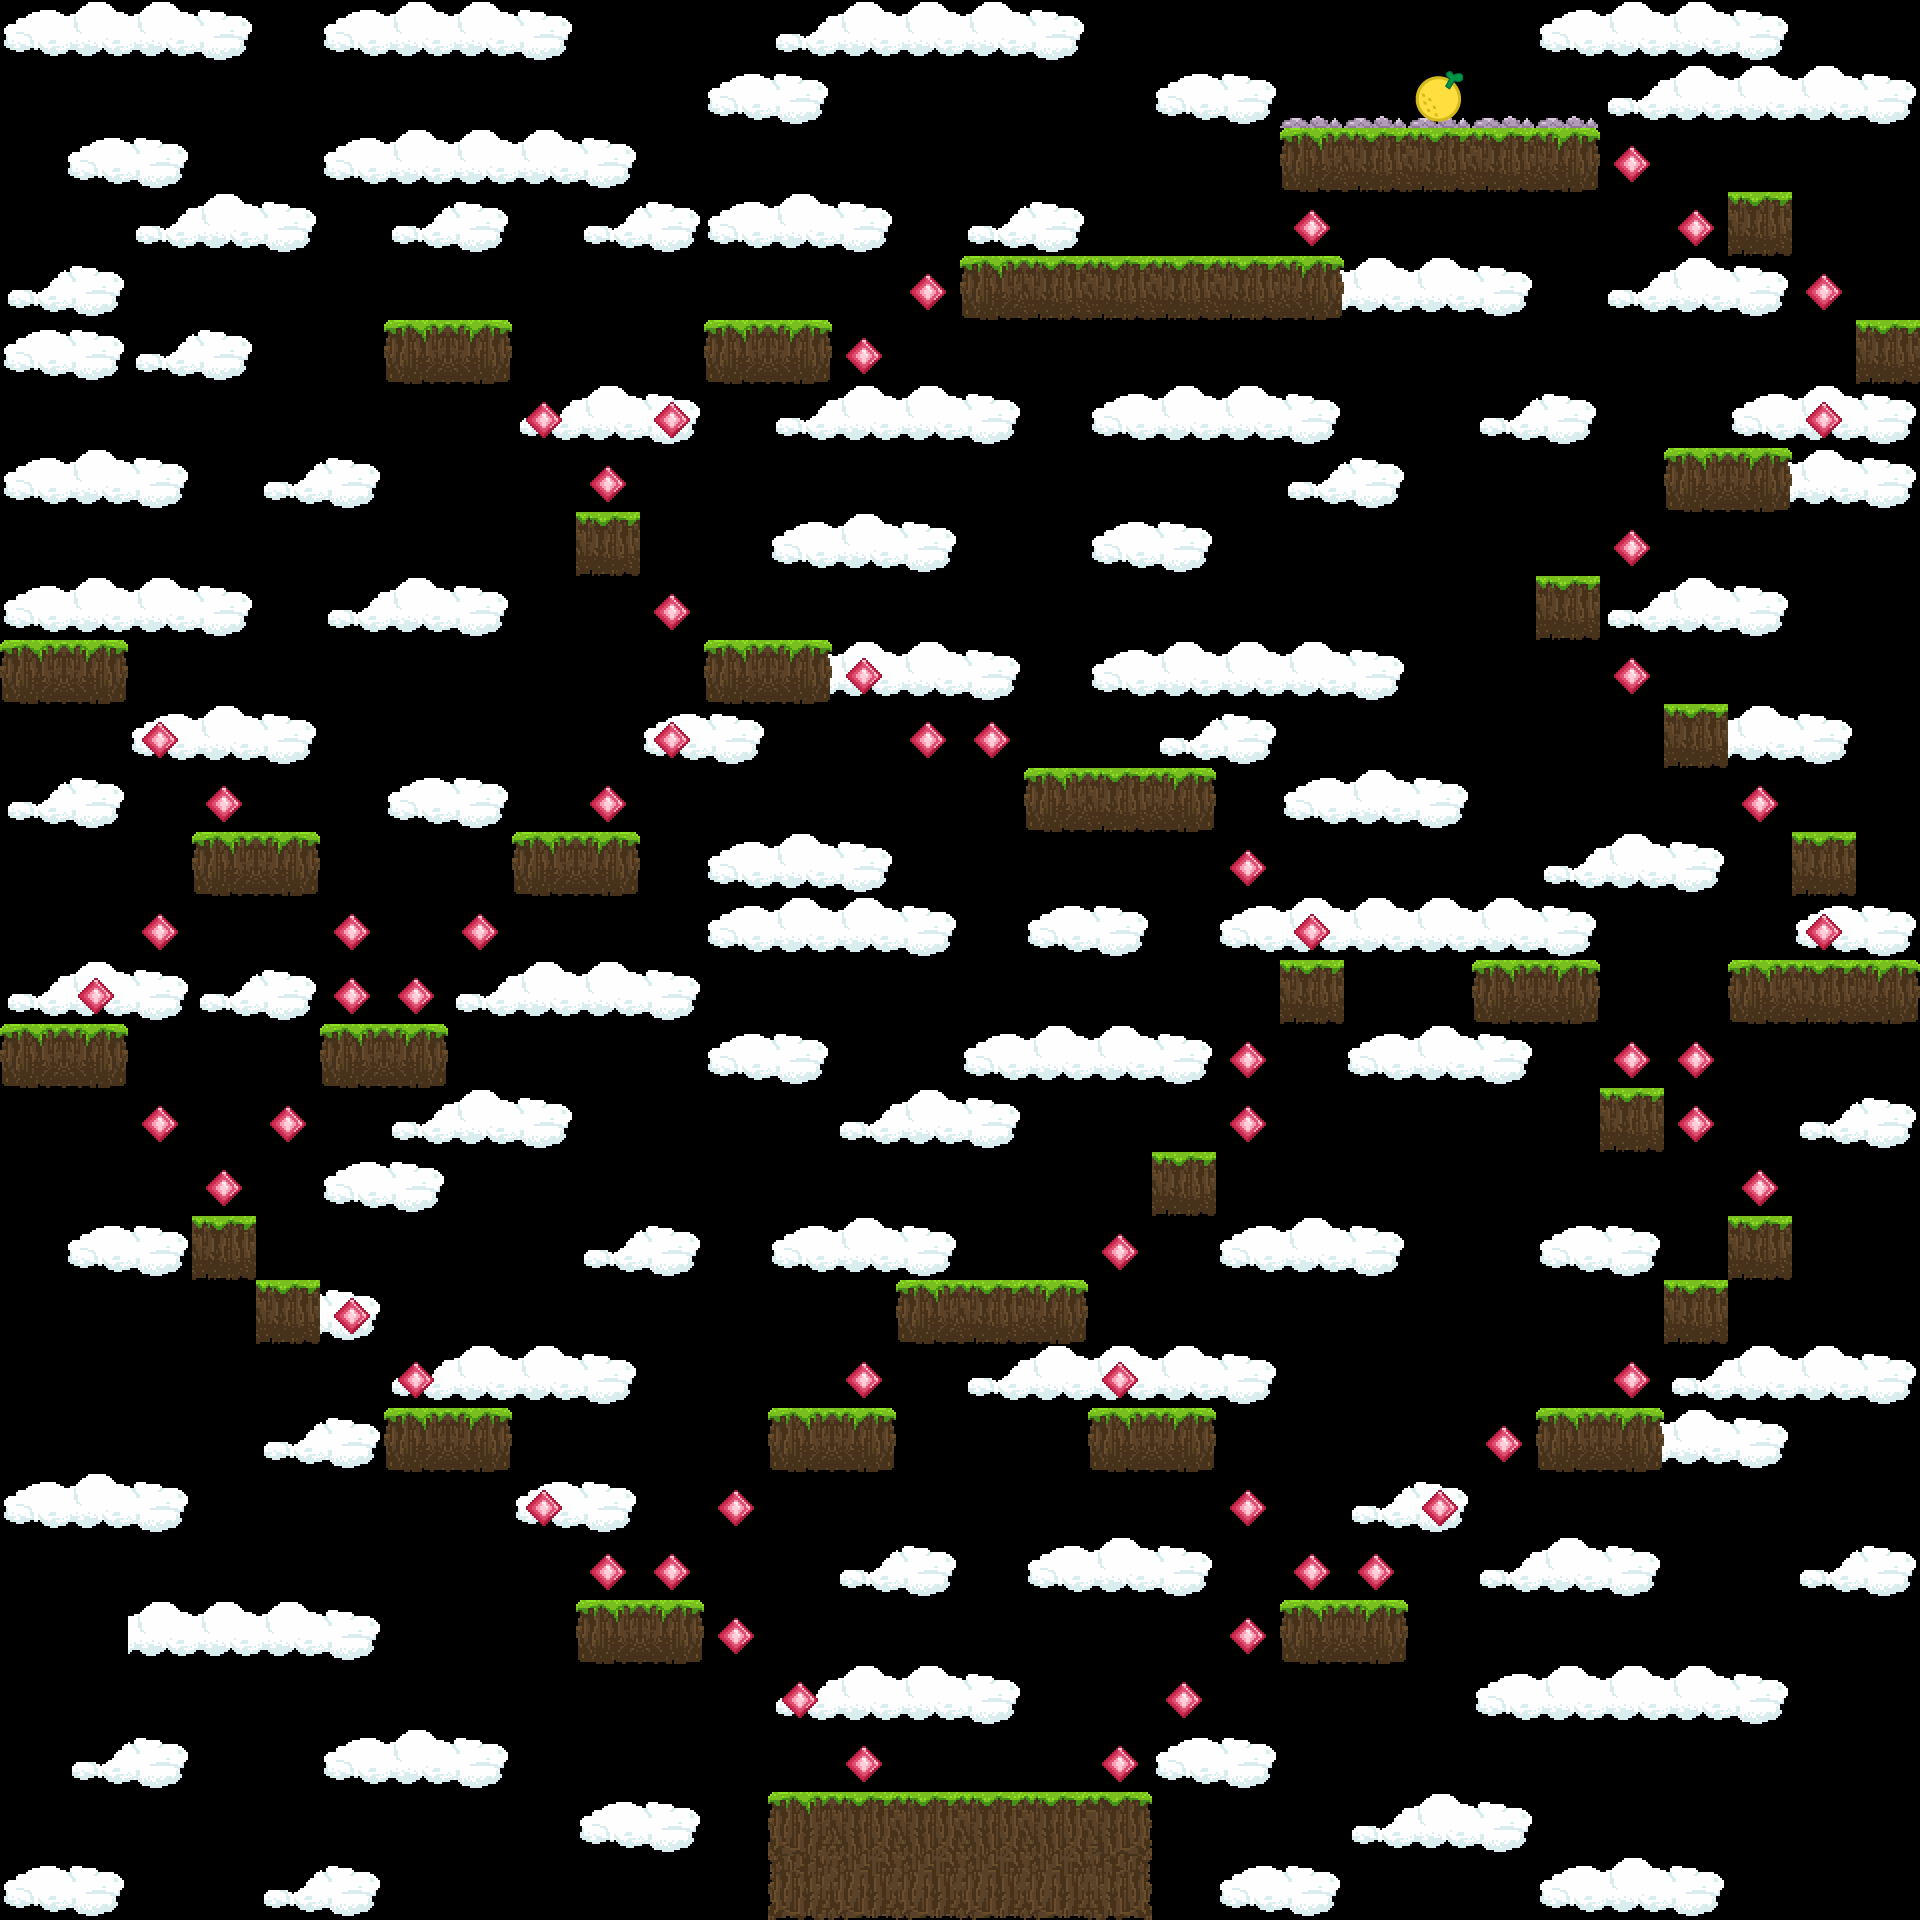

Below is a game level as drawn by its tile map, then a one-line description and the .tmx that defines it (tile-layer data replaced by summaries):
An orthogonal 30x30 tile map with 64x64 px tiles, 2 tile layers (background, map), 3 tilesets and 37 objects (start, end).

<map version="1.0.0" orientation="orthogonal" renderorder="right-down" width="30" height="30" tilewidth="64" tileheight="64" nextobjectid="45">
 <tileset firstgid="1" name="Tiles_64x64" tilewidth="64" tileheight="64" tilecount="64" columns="8">
  <image source="../tilesets/Tiles_64x64.png" width="512" height="512" />
 </tileset>
 <tileset firstgid="65" name="endTile" tilewidth="64" tileheight="64" tilecount="1" columns="1">
  <image source="../tilesets/endTile.png" width="65" height="65" />
 </tileset>
 <tileset firstgid="66" name="tilesheet-water" tilewidth="64" tileheight="64" tilecount="9" columns="3">
  <image source="../tilesets/tilesheet-water.png" width="192" height="224" />
 </tileset>
 <layer name="background" width="30" height="30">
  <data>[900 cells, 261 non-empty, 5 distinct tile ids]</data>
 </layer>
 <layer name="map" width="30" height="30">
  <data>[900 cells, 138 non-empty, 11 distinct tile ids]</data>
 </layer>
 <objectgroup name="positions">
  <object id="42" name="start" x="948.829" y="1732.73" width="41.7362" height="37.5626" />
  <object id="43" name="end" x="1404.36" y="61.9394" width="64" height="64" />
 </objectgroup>
 <objectgroup name="ground">
  <object id="5" x="768" y="1792" width="384" height="128" />
  <object id="6" x="1280" y="1600" width="128" height="64" />
  <object id="7" x="1536" y="1408" width="128" height="64" />
  <object id="8" x="1088" y="1408" width="128" height="64" />
  <object id="9" x="768" y="1408" width="128" height="64" />
  <object id="10" x="576" y="1600" width="128" height="64" />
  <object id="11" x="384" y="1408" width="128" height="64" />
  <object id="12" x="256" y="1280" width="64" height="64" />
  <object id="13" x="192" y="1216" width="64" height="64" />
  <object id="14" x="0" y="1024" width="128" height="64" />
  <object id="15" x="320" y="1024" width="128" height="64" />
  <object id="16" x="192" y="832" width="128" height="64" />
  <object id="17" x="0" y="640" width="128" height="64" />
  <object id="18" x="512" y="832" width="128" height="64" />
  <object id="19" x="384" y="320" width="128" height="64" />
  <object id="20" x="704" y="320" width="128" height="64" />
  <object id="21" x="576" y="512" width="64" height="64" />
  <object id="22" x="704" y="640" width="128" height="64" />
  <object id="23" x="960" y="256" width="384" height="64" />
  <object id="24" x="1024" y="768" width="192" height="64" />
  <object id="25" x="1280" y="960" width="64" height="64" />
  <object id="26" x="896" y="1280" width="192" height="64" />
  <object id="27" x="1152" y="1152" width="64" height="64" />
  <object id="28" x="1472" y="960" width="128" height="64" />
  <object id="29" x="1600" y="1088" width="64" height="64" />
  <object id="30" x="1728" y="1216" width="64" height="64" />
  <object id="31" x="1664" y="1280" width="64" height="64" />
  <object id="32" x="1728" y="960" width="192" height="64" />
  <object id="34" x="1664" y="704" width="64" height="64" />
  <object id="35" x="1664" y="448" width="128" height="64" />
  <object id="36" x="1536" y="576" width="64" height="64" />
  <object id="37" x="1856" y="320" width="64" height="64" />
  <object id="38" x="1728" y="192" width="64" height="64" />
  <object id="40" x="1280" y="128" width="320" height="64" />
  <object id="44" x="1792" y="832" width="64" height="64" />
 </objectgroup>
</map>
